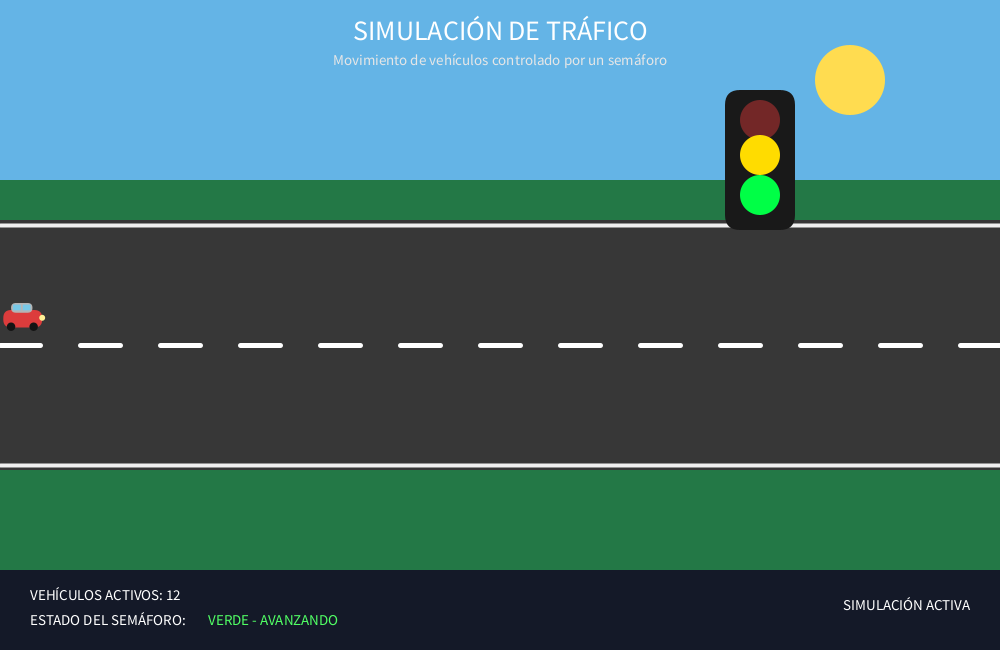
Frame 1 (no input)
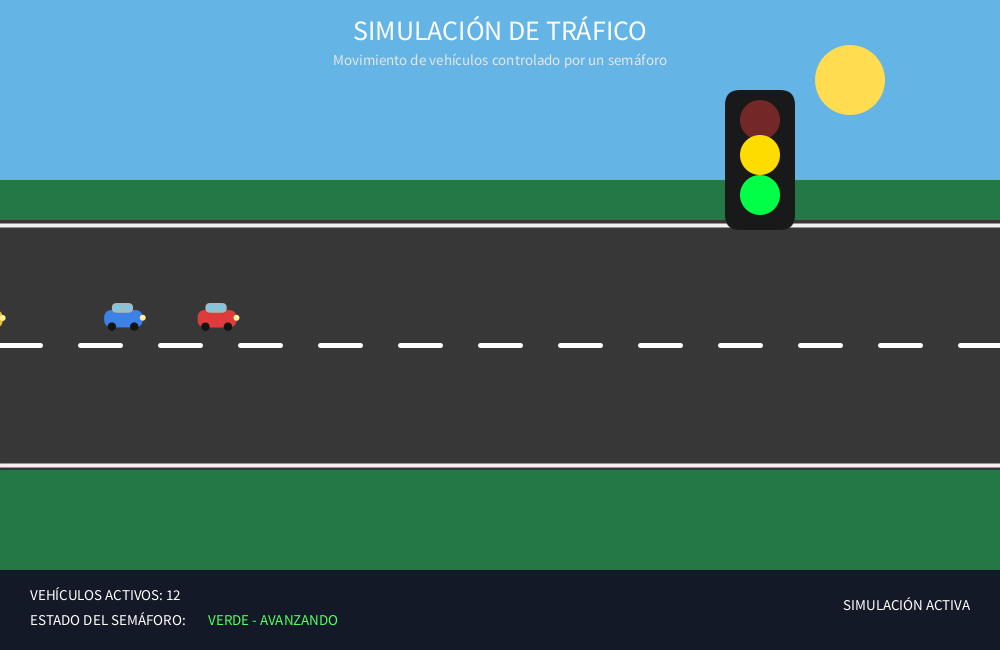
Frame 60 (the mouse pressed at the canvas centre just before this capture)
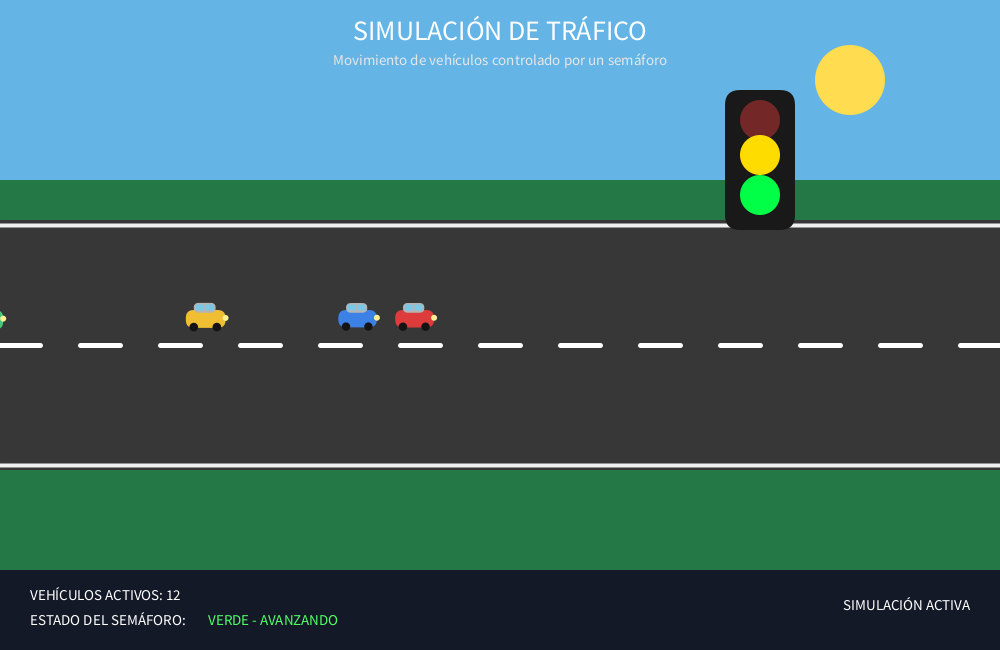
Frame 120 (the mouse held since frame 60 and released just before this capture)

The Processing sketch that drew these frames (run headless with seeded random() and noise(); from frame 60 on, the mouse is pressed at the canvas centre):

// Processing sketch: Simulacion_Trafico
// ── Simulacion_Trafico.pde
int cantidadAutos = 12;

float[] x = new float[cantidadAutos];
float[] velocidad = new float[cantidadAutos];
float[] tamano = new float[cantidadAutos];

boolean semaforoVerde = true;
int contadorSemaforo = 0;

void setup() {

  size(1000, 650);

  for (int i = 0; i < cantidadAutos; i++) {

    x[i] = -i * 130;
    velocidad[i] = random(2, 4);
    tamano[i] = random(35, 50);
  }
}

void draw() {

  // Fondo
  background(35, 120, 70);

  // ==========================
  // CIELO
  // ==========================

  fill(100, 180, 230);
  noStroke();
  rect(0, 0, width, 180);

  // Sol
  fill(255, 220, 80);
  ellipse(850, 80, 70, 70);

  // ==========================
  // CARRETERA
  // ==========================

  fill(55);
  rect(0, 220, width, 250);

  // Líneas de la carretera
  stroke(255);
  strokeWeight(5);

  for (int i = 0; i < width; i += 80) {
    line(i, 345, i + 40, 345);
  }

  // Bordes
  stroke(240);
  strokeWeight(4);
  line(0, 225, width, 225);
  line(0, 465, width, 465);

  // ==========================
  // SEMÁFORO
  // ==========================

  dibujarSemaforo();

  // ==========================
  // CONTROL DEL SEMÁFORO
  // ==========================

  contadorSemaforo++;

  if (contadorSemaforo > 300) {

    semaforoVerde = !semaforoVerde;
    contadorSemaforo = 0;
  }

  // ==========================
  // AUTOS
  // ==========================

  for (int i = 0; i < cantidadAutos; i++) {

    // Si el semáforo está verde
    if (semaforoVerde) {

      x[i] += velocidad[i];

    } else {

      // Los autos se detienen cerca del semáforo
      if (x[i] < 690) {
        x[i] += velocidad[i] * 0.1;
      } else {
        x[i] += velocidad[i];
      }
    }

    // Cuando salen de la pantalla regresan
    if (x[i] > width + 80) {

      x[i] = -100;
      velocidad[i] = random(2, 4);
    }

    dibujarAuto(x[i], 310, tamano[i], i);
  }

  // ==========================
  // TITULO
  // ==========================

  fill(255);
  textAlign(CENTER);

  textSize(28);
  text("SIMULACIÓN DE TRÁFICO", width / 2, 40);

  textSize(15);
  fill(230);
  text(
    "Movimiento de vehículos controlado por un semáforo",
    width / 2,
    65
  );

  // ==========================
  // PANEL INFERIOR
  // ==========================

  fill(20, 25, 40);
  noStroke();
  rect(0, 570, width, 80);

  fill(255);
  textAlign(LEFT);
  textSize(15);

  text(
    "VEHÍCULOS ACTIVOS: " + cantidadAutos,
    30,
    600
  );

  text(
    "ESTADO DEL SEMÁFORO:",
    30,
    625
  );

  if (semaforoVerde) {

    fill(80, 255, 100);
    text(" VERDE - AVANZANDO", 205, 625);

  } else {

    fill(255, 80, 80);
    text(" ROJO - DETENIENDO", 205, 625);
  }

  fill(255);
  textAlign(RIGHT);

  text(
    "SIMULACIÓN ACTIVA",
    width - 30,
    610
  );
}


// ======================================================
// FUNCIÓN PARA DIBUJAR EL SEMÁFORO
// ======================================================

void dibujarSemaforo() {

  // Poste
  stroke(30);
  strokeWeight(8);
  line(760, 225, 760, 150);

  // Caja
  fill(25);
  noStroke();
  rect(725, 90, 70, 140, 15);

  // Luz roja
  fill(255, 60, 60, 100);

  if (!semaforoVerde) {
    fill(255, 0, 0);
  }

  ellipse(760, 120, 40, 40);

  // Luz amarilla
  fill(255, 220, 0);
  ellipse(760, 155, 40, 40);

  // Luz verde
  fill(80, 255, 100, 100);

  if (semaforoVerde) {
    fill(0, 255, 70);
  }

  ellipse(760, 195, 40, 40);
}


// ======================================================
// FUNCIÓN PARA DIBUJAR LOS AUTOS
// ======================================================

void dibujarAuto(float posX, float posY, float tamaño, int numero) {

  // Carrocería
  noStroke();

  if (numero % 4 == 0) {
    fill(220, 60, 60);
  } 
  else if (numero % 4 == 1) {
    fill(60, 130, 230);
  } 
  else if (numero % 4 == 2) {
    fill(240, 190, 50);
  } 
  else {
    fill(70, 200, 120);
  }

  rect(
    posX,
    posY,
    tamaño,
    tamaño * 0.45,
    8
  );

  // Parte superior
  fill(180);

  rect(
    posX + tamaño * 0.20,
    posY - tamaño * 0.18,
    tamaño * 0.55,
    tamaño * 0.25,
    5
  );

  // Ventanas
  fill(120, 200, 230);

  rect(
    posX + tamaño * 0.25,
    posY - tamaño * 0.14,
    tamaño * 0.20,
    tamaño * 0.15
  );

  rect(
    posX + tamaño * 0.50,
    posY - tamaño * 0.14,
    tamaño * 0.20,
    tamaño * 0.15
  );

  // Llantas
  fill(20);

  ellipse(
    posX + tamaño * 0.20,
    posY + tamaño * 0.43,
    tamaño * 0.22,
    tamaño * 0.22
  );

  ellipse(
    posX + tamaño * 0.78,
    posY + tamaño * 0.43,
    tamaño * 0.22,
    tamaño * 0.22
  );

  // Luces delanteras
  fill(255, 240, 150);

  ellipse(
    posX + tamaño,
    posY + tamaño * 0.20,
    6,
    6
  );
}
